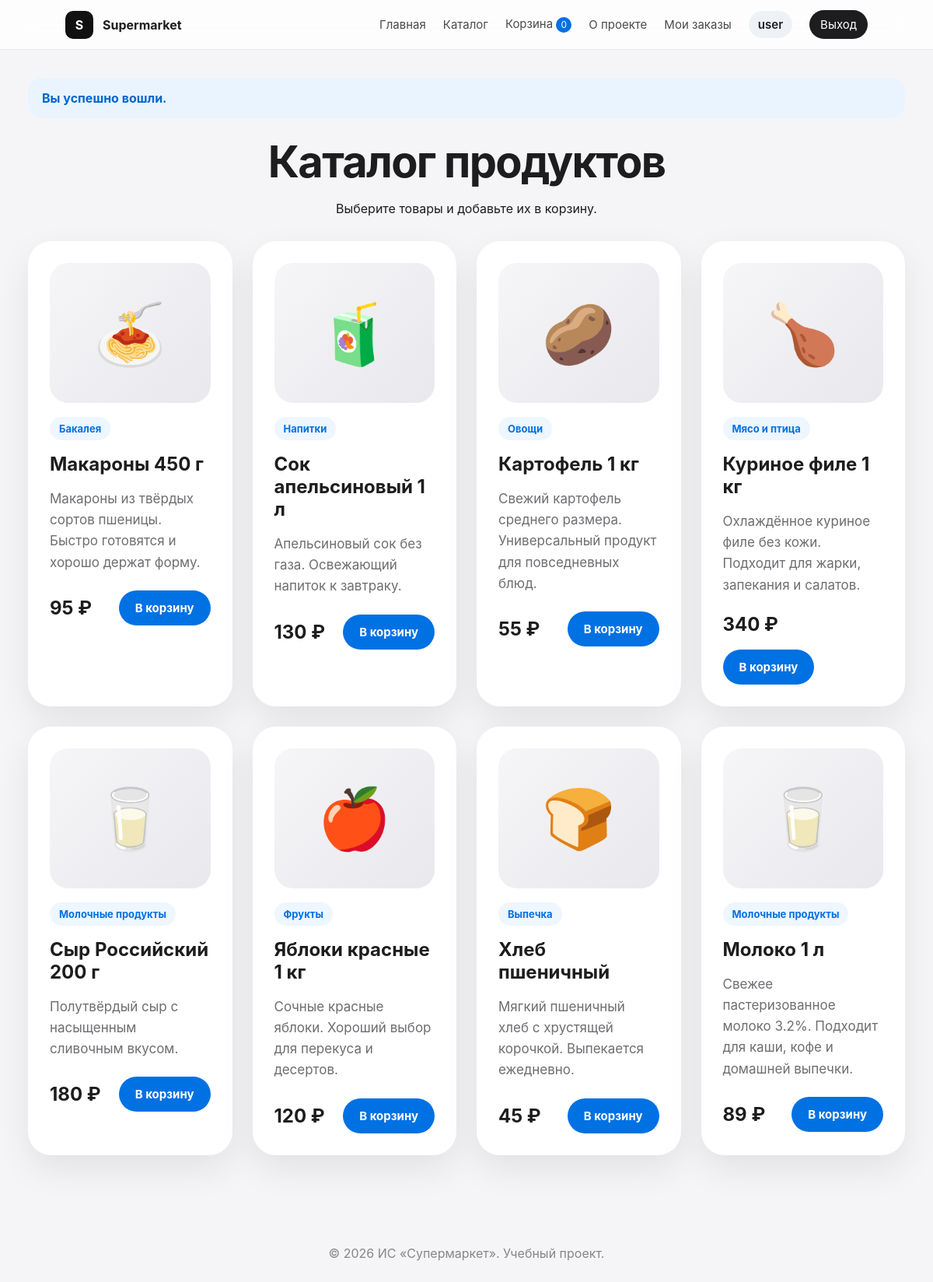
The app's page /index.php?page=products (signed in) with its own data.
### tables this page shows
CREATE TABLE `products` (
  `id` INT NOT NULL AUTO_INCREMENT,
  `name` VARCHAR(120) NOT NULL,
  `category` VARCHAR(80) NOT NULL,
  `description` TEXT NOT NULL,
  `price` DECIMAL(10,2) NOT NULL,
  `stock` INT NOT NULL DEFAULT 0,
  `is_deleted` TINYINT(1) NOT NULL DEFAULT 0,
  `created_at` TIMESTAMP NOT NULL DEFAULT CURRENT_TIMESTAMP,
  PRIMARY KEY (`id`)
);

### src/Router/Router.php (called while the page is built, shortened)
<?php
class Router
{
    public function route(string $page): string
    {
        switch ($page) {
            case 'products':
                return (new ProductController())->index();
        }
    }
}

### src/Controllers/ProductController.php (the view, shortened to what this page needs)
<?php
class ProductController
{
    public function index(): string
    {
        $pdo = Config::getPDO();
        $stmt = $pdo->query('SELECT * FROM products WHERE is_deleted = 0 ORDER BY id DESC');
        $products = $stmt->fetchAll();
        $icons = [
            'Молочные продукты' => '🥛',
            'Выпечка' => '🍞',
            'Фрукты' => '🍎',
            'Мясо и птица' => '🍗',
            'Овощи' => '🥔',
            'Напитки' => '🧃',
            'Бакалея' => '🍝'
        ];
        $content = "<section class='catalog-head'><h1>Каталог продуктов</h1><p>Выберите товары и добавьте их в корзину.</p></section>";
        $content .= "<section class='products'>";
        foreach ($products as $product) {
            $id = (int)$product['id'];
            $name = BaseTemplate::escape($product['name']);
            $category = BaseTemplate::escape($product['category']);
            $description = BaseTemplate::escape($product['description']);
            $price = number_format((float)$product['price'], 0, '.', ' ');
            $icon = $icons[$product['category']] ?? '🛒';
            $content .= "
                <article class='product-card'>
                    <div class='product-preview'><span>{$icon}</span></div>
                    <span class='tag'>{$category}</span>
                    <h3>{$name}</h3>
                    <p>{$description}</p>
                    <div class='product-bottom'>
                        <strong>{$price} ₽</strong>
                        <a class='btn' href='/supermarket/index.php?page=basket_add&id={$id}'>В корзину</a>
                    </div>
                </article>
            ";
        }
        $content .= "</section>";
        return BaseTemplate::render('Каталог', $content);
    }
}

### assets/css/style.css (style rules this page uses)
* { box-sizing: border-box; }
body { margin: 0; font-family: -apple-system, BlinkMacSystemFont, "Segoe UI", Arial, sans-serif; background: #f5f5f7; color: #1d1d1f; }
a { color: inherit; }
.btn { border: none; cursor: pointer; display: inline-flex; align-items: center; justify-content: center; text-decoration: none; background: #0071e3; color: white; padding: 13px 21px; border-radius: 999px; font-weight: 700; font-size: 15px; transition: 0.2s ease; }
.features, .products, .admin-grid, .role-grid { display: grid; grid-template-columns: repeat(auto-fit, minmax(250px, 1fr)); gap: 26px; margin-top: 32px; }
.feature-card, .product-card, .admin-card, .role-card, .panel { background: white; border-radius: 30px; padding: 28px; box-shadow: 0 18px 45px rgba(0,0,0,0.08); }
.feature-card h3, .product-card h3, .admin-card h3 { font-size: 24px; margin: 16px 0 10px; }
.feature-card p, .product-card p, .panel p { color: #6e6e73; line-height: 1.6; font-size: 17px; }
.catalog-head { text-align: center; margin-bottom: 30px; }
.catalog-head h1, .panel h1 { font-size: clamp(36px, 5vw, 56px); margin: 0 0 12px; letter-spacing: -1.7px; }
.product-card { transition: 0.25s ease; }
.product-preview { height: 180px; border-radius: 24px; background: linear-gradient(135deg, #f6f6f8, #e8e8ed); display: flex; align-items: center; justify-content: center; }
.product-preview span { font-size: 76px; }
.tag { display: inline-flex; margin-top: 18px; background: #eef6ff; color: #0071e3; padding: 7px 12px; border-radius: 999px; font-size: 13px; font-weight: 700; }
.product-bottom, .basket-total, .panel-title { display: flex; align-items: center; justify-content: space-between; gap: 18px; flex-wrap: wrap; margin-top: 22px; }
.product-bottom strong, .basket-total strong { font-size: 24px; }

### records on screen
products: category "🍝", category "Бакалея", name "Макароны 450 г", description "Макароны из твёрдых сортов пшеницы. Быстро готовятся и хорошо держат форму.", price "95"
products: category "🧃", category "Напитки", name "Сок апельсиновый 1 л", description "Апельсиновый сок без газа. Освежающий напиток к завтраку.", price "130"
products: category "🥔", category "Овощи", name "Картофель 1 кг", description "Свежий картофель среднего размера. Универсальный продукт для повседневных блюд.", price "55"
products: category "🍗", category "Мясо и птица", name "Куриное филе 1 кг", description "Охлаждённое куриное филе без кожи. Подходит для жарки, запекания и салатов.", price "340"
products: category "🥛", category "Молочные продукты", name "Сыр Российский 200 г", description "Полутвёрдый сыр с насыщенным сливочным вкусом.", price "180"
products: category "🍎", category "Фрукты", name "Яблоки красные 1 кг", description "Сочные красные яблоки. Хороший выбор для перекуса и десертов.", price "120"
products: category "🍞", category "Выпечка", name "Хлеб пшеничный", description "Мягкий пшеничный хлеб с хрустящей корочкой. Выпекается ежедневно.", price "45"
products: category "🥛", category "Молочные продукты", name "Молоко 1 л", description "Свежее пастеризованное молоко 3.2%. Подходит для каши, кофе и домашней выпечки.", price "89"

### other values on screen
$basketCount "0"
$username "user"
$flash "Вы успешно вошли."
